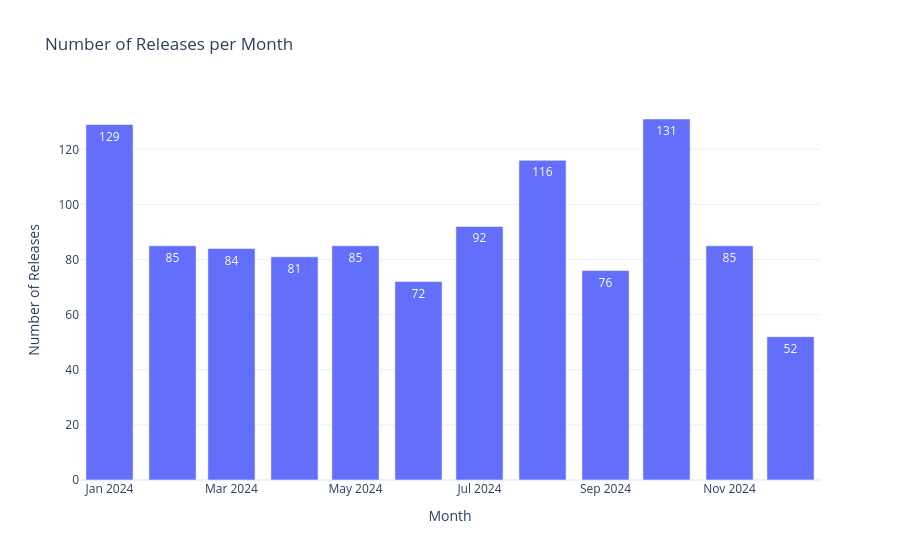

Here is the notebook cell this chart was saved with:
### Code cell
import pandas as pd
import plotly.express as px

# Ensure your Start Date column is in datetime format
tecrs['Start Date'] = pd.to_datetime(tecrs['Start Date'], errors='coerce')

# Extract month-year for grouping
tecrs['Month'] = tecrs['Start Date'].dt.to_period('M').astype(str)  # e.g. '2024-01'

# Count how many releases per month
monthly_counts = tecrs.groupby('Month').size().reset_index(name='Release Count')

# Create a bar chart
fig = px.bar(
    monthly_counts,
    x='Month',
    y='Release Count',
    title='Number of Releases per Month',
    labels={'Month': 'Month', 'Release Count': 'Number of Releases'},
    text='Release Count'
)

# Sort x-axis chronologically (optional)
fig.update_layout(
    xaxis={'categoryorder': 'category ascending'},
    template='plotly_white'
)

fig.show()

### Figure 1 — Plotly figure (JSON) as saved in the notebook; plotly's stock layout.template omitted (floating-point values rounded to 4 significant figures)
{"data": [{"hovertemplate": "Month=%{x}<br>Number of Releases=%{text}<extra></extra>", "legendgroup": "", "marker": {"color": "#636efa", "pattern": {"shape": ""}}, "name": "", "orientation": "v", "showlegend": false, "text": [129.0, 85.0, 84.0, 81.0, 85.0, 72.0, 92.0, 116.0, 76.0, 131.0, 85.0, 52.0], "textposition": "auto", "type": "bar", "x": ["2024-01", "2024-02", "2024-03", "2024-04", "2024-05", "2024-06", "2024-07", "2024-08", "2024-09", "2024-10", "2024-11", "2024-12"], "xaxis": "x", "y": [129, 85, 84, 81, 85, 72, 92, 116, 76, 131, 85, 52], "yaxis": "y"}], "layout": {"barmode": "relative", "legend": {"tracegroupgap": 0}, "title": {"text": "Number of Releases per Month"}, "xaxis": {"anchor": "y", "categoryorder": "category ascending", "domain": [0, 1], "title": {"text": "Month"}}, "yaxis": {"anchor": "x", "domain": [0, 1], "title": {"text": "Number of Releases"}}}}
